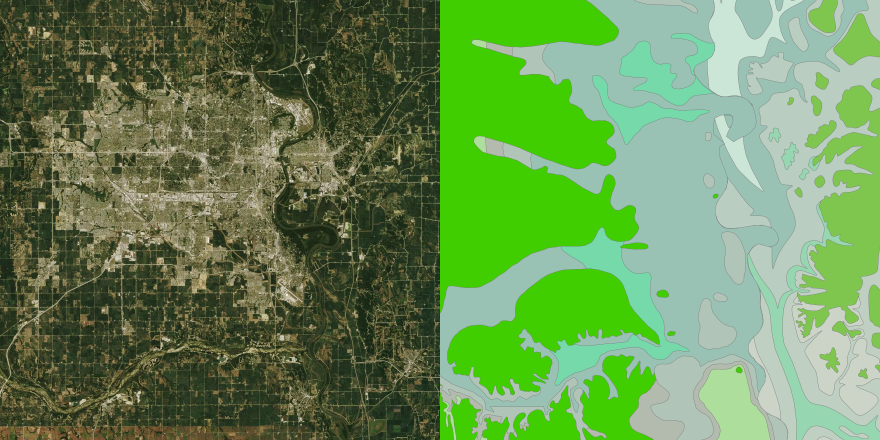
#> input picture Sat to Geo/Sprint 2/ImageRefining/Collected_Images/DMU_Dataset/GAN_pics/Nebraska-gan.png, 1760 x 880 px (shown at 1/2 size); its folder holds only this picture in this run
$ jupyter execute --allow-errors 'Sentinel Playground Image Pulling.ipynb'
#> lines starting #> are read from the running program, lines starting #| are printed output that depends on the picture
#> further down, img is the input picture: PIL image 1760x880 RGB; mean R, G, B 104, 142.3, 85.9
#> `img = img.crop((0,0,img.width/2,img.height))`:
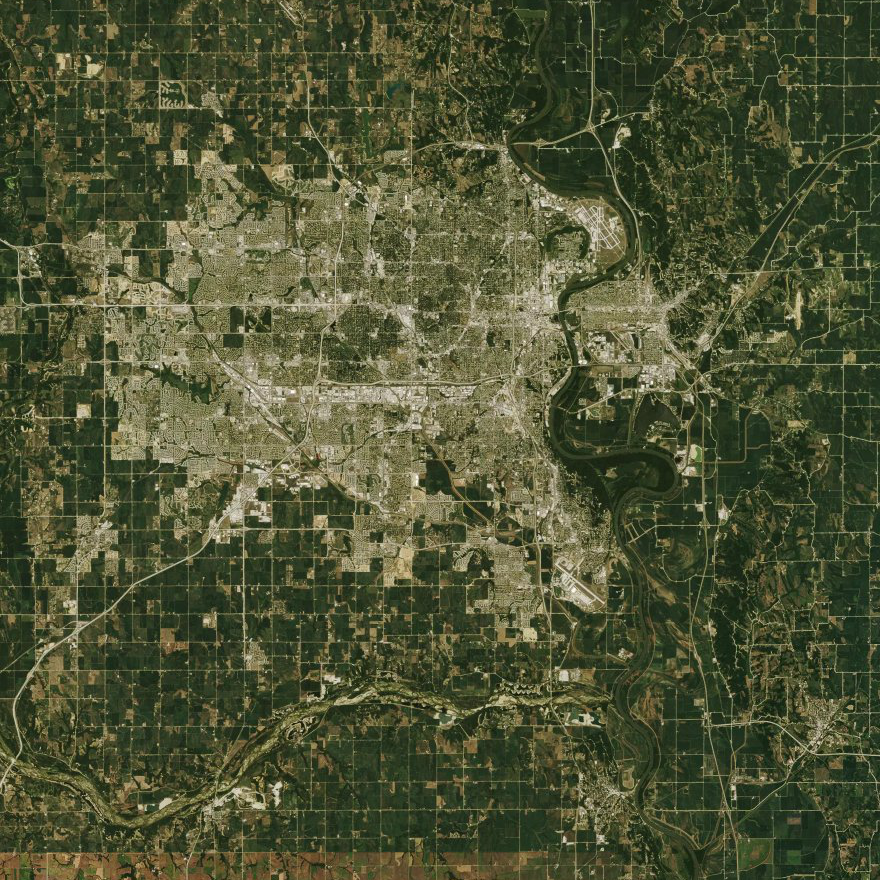
#> img: PIL image 880x880 RGB; mean R, G, B 78, 83.4, 52.8
#> `img = img.crop((img.width/2, 0, img.width, img.height))`:
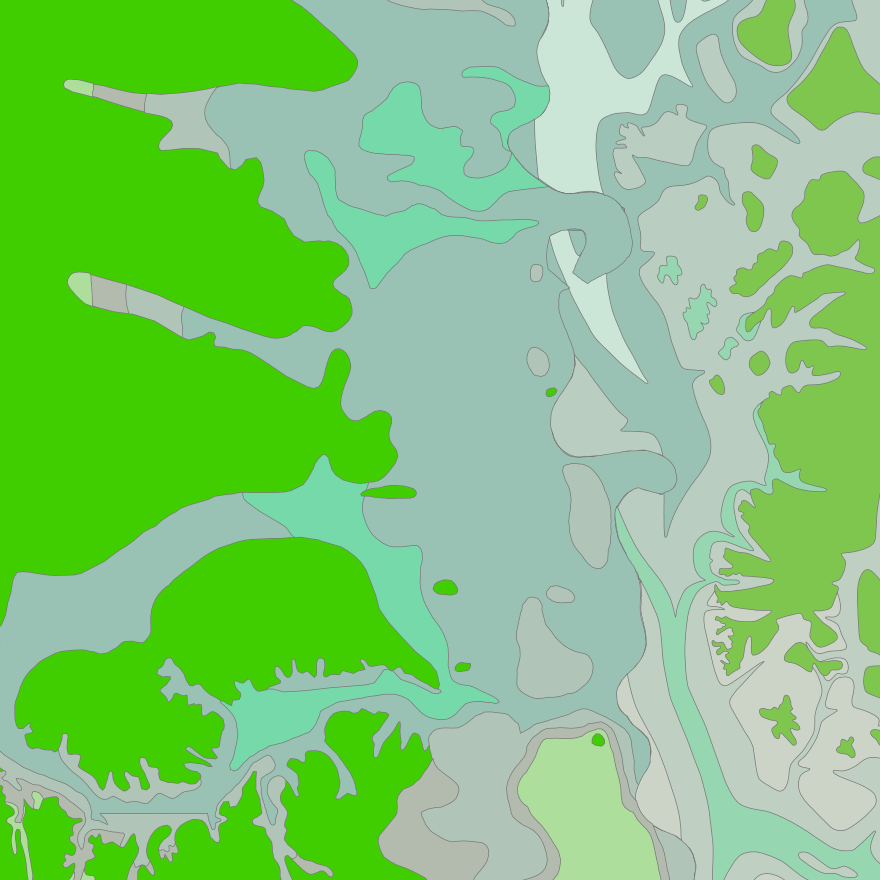
#> img: PIL image 880x880 RGB; mean R, G, B 130, 201.1, 119
### Sentinel Playground Pulling

[cell 1]
from selenium import webdriver
from webdriver_manager.chrome import ChromeDriverManager
import time
import os
from PIL import Image

import random
import skimage
import skimage.feature
import skimage.viewer
import numpy as np

[cell 2]
# Setting up folders to properly save the images
os.makedirs("Collected_Images/Sentinel", exist_ok = True)
os.makedirs("Collected_Images/Sentinel/Bands", exist_ok = True)
os.makedirs("Collected_Images/Sentinel/Bands/Cropped", exist_ok = True)
os.makedirs("Collected_Images/Sentinel/FRM_pics", exist_ok = True)
os.makedirs("Collected_Images/Sentinel/GAN_pics", exist_ok = True)
os.makedirs("Collected_Images/Sentinel/SAT_pics", exist_ok = True)

[cell 3]
# Creating the base url for sentinel hub playground so that
# the program can create the correct urls to pull images from
base_url = "https://apps.sentinel-hub.com/sentinel-playground/?source=S2&"
lat = "lat=%s&"
lng = "lng=%s&"
zoom = "zoom=%s&"
preset = "preset=%s&"
other_1 = "layers=B01,B02,B03&maxcc=%s&gain=1.0&gamma=1.0&"
other_2 = "time=2019-12-01|2020-06-25&atmFilter=&showDates=false"

full_url = base_url+lat+lng+zoom+preset+other_1+other_2

[cell 4]
# Names of the areas that we are going to be pulling from
names = [
         'Nebraska',
         'Illinois',
         'Arizona_Phoenix',
         'Chihuahua_N',
         'Wyoming',
         'Texas',
         'W_Virginia',
         'New_Mexico_Franklin',
         'Colorodo'
        ]

# The different preset bands that are available on the sentinel playground
bands = [
         '1-NATURAL-COLOR',
         '2_COLOR_INFRARED__VEGETATION_',
         '3_FALSE_COLOR__URBAN_',
         '4_AGRICULTURE',
         '5_VEGETATION_INDEX',
         '6_MOISTURE_INDEX',
         '7_GEOLOGY',
         '8_BATHYMETRIC',
         '90_ATMOSPHERIC_PENETRATION',
         '91_SWIR',
         '92_NDWI',
         '93-SWIR-2-11-12'
        ]

[cell 5]
# The given latitude coordinates for the areas that we are looking at.
lat = [
        41.2025,
        42.9462,
        33.4180,
        29.6976,
        41.2576,
        31.6621,
        37.0270,
        32.9981,
        37.8675
      ]

# The given longitude coordinates for the areas that we are looking at.
lng = [
        -95.9213,
        -88.2415,
       -112.1428,
       -105.6235,
       -108.4046,
       -105.6609,
        -81.5405,
       -106.6600,
       -107.1412
      ]

# The desired maximum cloud coverage for the areas that we are looking at.
cc = [
        3,
        3,
        3,
        3,
        3,
        3,
        3,
        10,
        10
]

# The desired zoom level for the sentinel playground images
z = 11

[cell 6]
# This cell is to start getting the screenshots from sentinel hub with the different
# bands.

save = "Collected_Images/Sentinel/Bands/"

#> (the rest of this cell did not finish here and is left out)

[cell 7]
# Here the collected band images are going to be cropped so that they are most
# aligned with the formation/satelite that were collected in the notebook
# "Desert, Mountain, and Urban Dataset"
save = "Collected_Images/Sentinel/"

l = [402, 532, 770, 492, 620, 802, 746, 462, 464]
r = [642, 512, 274, 552, 424, 242, 298, 582, 580]
t = [ 60,  60,  60,  60,  60,  60,  60,  60,  60]
b = [ 28,  28,  28,  28,  28,  28,  28,  28,  28]

names = [
         'Nebraska',
         'Illinois',
         'Arizona_Phoenix',
         'Chihuahua_N',
         'Wyoming',
         'Texas',
         'W_Virginia',
         'New_Mexico_Franklin',
         'Colorodo'
        ]

#> (the rest of this cell did not finish here and is left out)

#> (a cell that did not finish here is left out)

[cell 9]
# We want to set up the directories in order to create the folders for the model to train
# from.

main_dirs = [
    '1-Natural_Color',
    '2-Infared',
    '3-False_Color_Urban',
    '4-Agriculture',
    '5-Vegetation_Index',
    '6-Moisture_Index',
    '7-Geology',
    '8-Bathymetric',
    '9-Atmospheric_Penetration',
    '10-SWIR',
    '11-NDWI',
    '12-SWIR'
]
#> main_dirs = ['1-Natural_Color', '2-Infared', '3-False_Color_Urban', '4-Agriculture', '5-Vegetation_Index', '6-Moisture_Index', '7-Geology', '8-Bathymetric', '9-Atmospheric_Penetration', '10-SWIR', '11-NDWI', '12-SWIR']

for to_make in main_dirs:
    os.makedirs("Collected_Images/Sentinel/" + to_make, exist_ok=True)
    os.makedirs("Collected_Images/Sentinel/" + to_make + "/Final_GAN", exist_ok=True)
    os.makedirs("Collected_Images/Sentinel/" + to_make + "/test", exist_ok=True)
    os.makedirs("Collected_Images/Sentinel/" + to_make + "/train", exist_ok=True)
    os.makedirs("Collected_Images/Sentinel/" + to_make + "/val", exist_ok=True)
#> this loop made 12 passes
#> to_make on passes 1 to 12: '1-Natural_Color', '2-Infared', '3-False_Color_Urban', '4-Agriculture', '5-Vegetation_Index', '6-Moisture_Index', '7-Geology', '8-Bathymetric', '9-Atmospheric_Penetration', '10-SWIR', '11-NDWI', '12-SWIR'

[cell 10]
# Lastly save off the cropped band images and the formation images, stitch them
# together and then save it off.
save_stub = "Collected_Images/Sentinel/"
save_end_stub = "/Final_GAN/"
bnd_path = "Collected_Images/Sentinel/Bands/Cropped/"
frm_path = "Collected_Images/Sentinel/FRM_pics/"

#> (the rest of this cell did not finish here and is left out)

The next step is to split all the band images into their own separate folders to then be used by the training program

[cell 11]
'''
    This function will take in several inputs and will populate a test, train and val
    folder with images that contain the band image on the left, and the formation image
    on the right.
    :param path: path to take the GAN images out of
    :param out_path: the initial directory to save the images
    :param name: The array of names that contain the names of the areas
    :param pic_name: The name of the bands
    :param num_imgs: Number of images desired
    :param img_size: The size of the images desired
    :param test_p: percentage of test images created
    :param train_p: percentage of training images created
    :param val_p: percentage of validation images created
'''

def split_images(path, out_path, name, pic_name, num_imgs, img_size, test_p, train_p, val_p):
    visited = []

    temp_img = []
    for n in name:
        temp_img.append(n + "_" +pic_name + ".png")

    get_size = Image.open(path + temp_img[0])

    w, h = get_size.size

    org_size = h

    n_vals = [
                int(test_p * num_imgs),   # n_vals[0] = test
                int(val_p * num_imgs),    # n_vals[1] = val
                int(train_p * num_imgs)   # n_vals[2] = train
            ]

    paths = [
                out_path + "test/",
                out_path + "val/",
                out_path + "train/"
            ]

    for count in range(num_imgs):
        temp = random.randrange(0, len(temp_img))
        src_num = temp
        temp = random.randrange(0, h-img_size)
        x = temp
        temp = random.randrange(0, h-img_size)
        y = temp

        cur = {
            "source":str(name[src_num]),
            "coords":(x,y)
        }

        while(len(visited) != 0 and cur in visited):
            temp = random.randrange(0, len(temp_img))
            src_num = temp
            temp = random.randrange(0, h-img_size)
            x = temp
            temp = random.randrange(0, h-img_size)
            y = temp

            cur = {
            "source":str(name[src_num]),
            "coords":(x,y)
            }

        visited.append(cur)

        img = Image.open(path + temp_img[src_num])

        left = x
        top = y
        right = left + img_size
        bottom = top + img_size

        lft_img = img.crop((left,
                            top,
                            right,
                            bottom))

        rht_img = img.crop((left+h,
                            top,
                            right+h,
                            bottom))

        joint = Image.new("RGB", (lft_img.width + rht_img.width, lft_img.height))
        joint.paste(lft_img, (0,0))
        joint.paste(rht_img, (lft_img.width, 0))

        r = random.randrange(0,3)
        choice = n_vals[r]

        while(choice == 0):
            r = random.randrange(0,3)
            choice = n_vals[r]

        n_vals[r] -= 1

        joint.save(paths[r] + str(count) + "-" + name[src_num] + "-img.png")

[cell 12]
# The names of the areas that we will be looking at
name = [
             'Nebraska',
             'Illinois',
             'Arizona_Phoenix',
             'Chihuahua_N',
             'Wyoming',
             'Texas',
             'W_Virginia',
             'New_Mexico_Franklin',
             'Colorodo'
            ]
#> name = ['Nebraska', 'Illinois', 'Arizona_Phoenix', 'Chihuahua_N', 'Wyoming', 'Texas', 'W_Virginia', 'New_Mexico_Franklin', 'Colorodo']
#> `pic_name = main_dirs[i]`: pic_name = '1-Natural_Color'
# creating all the variables needed for the method
num_imgs = 600
img_size = 256
test_p = 1.0/6.0
train_p = 4.0/6.0
val_p = 1.0/6.0

# A loop going through all the different bands creating training, testing
# and validation images for each type of band
#> (the rest of this cell did not finish here and is left out)

#> the loop in split_images, `for n in name:` made 9 passes
#> after the loop in split_images, `for n in name:`: temp_img = 9 items, first 6: 'Nebraska_1-Natural_Color.png', 'Illinois_1-Natural_Color.png', 'Arizona_Phoenix_1-Natural_Color.png', 'Chihuahua_N_1-Natural_Color.png', 'Wyoming_1-Natural_Color.png', 'Texas_1-Natural_Color.png'
